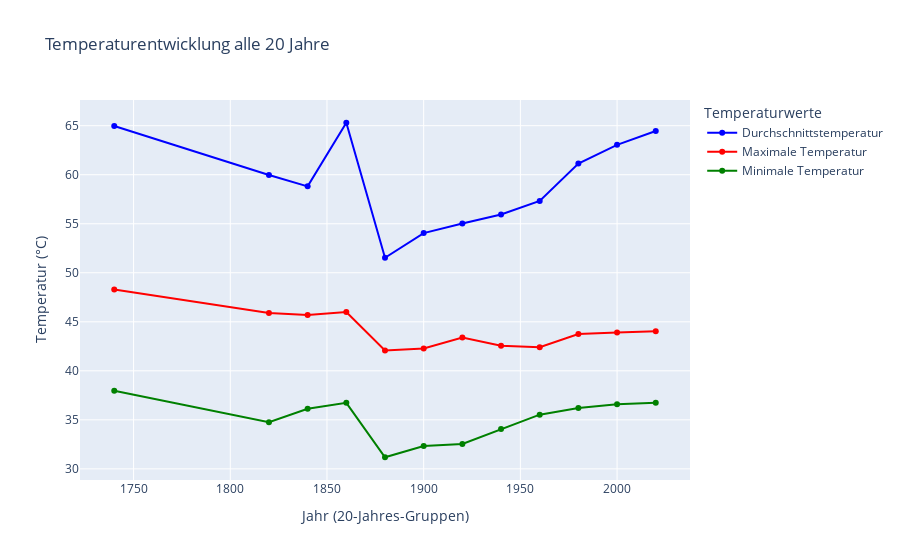
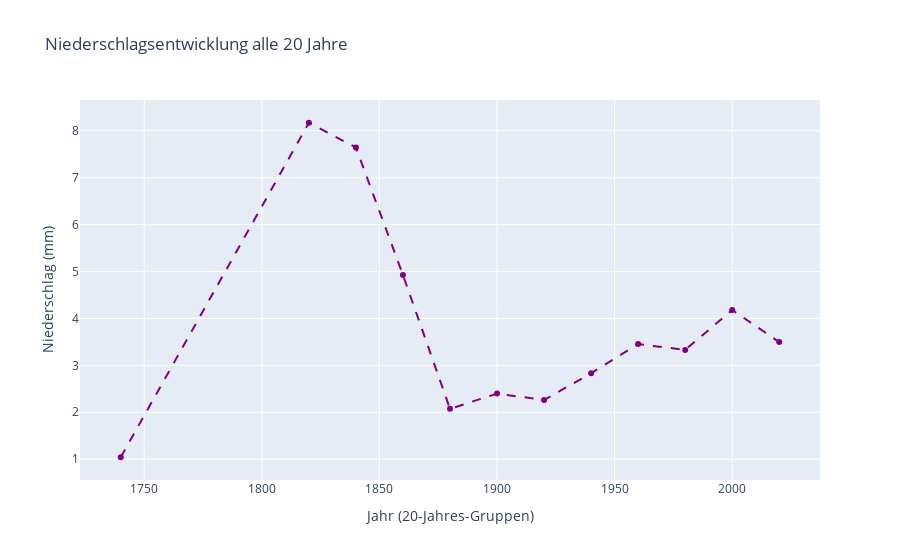

The cell these charts' notebook holds for them, in order:
### Markdown cell above
## 9. Erstellung interaktiver Visualisierungen (z. B. Liniendiagramme zur Temperaturentwicklung).

### Code cell
# 📌 1. Daten laden (hier als Platzhalter, da die Datei nicht verfügbar ist)
# df = pd.read_parquet("daily_weather.parquet")  

# 📌 2. Datum in das richtige Format umwandeln
df['date'] = pd.to_datetime(df['date'], errors='coerce')

# 📌 3. Fehlerhafte Werte identifizieren und bereinigen
df.loc[(df['min_temp_c'] < -50) | (df['max_temp_c'] > 50), ['min_temp_c', 'max_temp_c']] = np.nan
df.loc[(df['avg_temp_c'] < df['min_temp_c']) | (df['avg_temp_c'] > df['max_temp_c']), 'avg_temp_c'] = np.nan
df.loc[df['precipitation_mm'] < 0, 'precipitation_mm'] = np.nan

# 📌 4. Fehlende Werte interpolieren
df['avg_temp_c'] = df['avg_temp_c'].interpolate()
df['min_temp_c'] = df['min_temp_c'].interpolate()
df['max_temp_c'] = df['max_temp_c'].interpolate()
df['precipitation_mm'] = df['precipitation_mm'].interpolate()

# 📌 5. 20-jährige Gruppen erstellen
df['year'] = df['date'].dt.year
df['year_group'] = (df['year'] // 20) * 20  # Gruppierung in 20-Jahres-Schritten

# 📌 6. Durchschnittswerte für jede Gruppe berechnen
df_grouped = df.groupby('year_group').agg({
    'avg_temp_c': 'mean',
    'min_temp_c': 'mean',
    'max_temp_c': 'mean',
    'precipitation_mm': 'mean'
}).reset_index()

# 📌 7. Interaktives Diagramm für die Temperatur erstellen
fig_temp = go.Figure()

fig_temp.add_trace(go.Scatter(x=df_grouped['year_group'], y=df_grouped['avg_temp_c'], 
                              mode='lines+markers', name='Durchschnittstemperatur', line=dict(color='blue')))
fig_temp.add_trace(go.Scatter(x=df_grouped['year_group'], y=df_grouped['max_temp_c'], 
                              mode='lines+markers', name='Maximale Temperatur', line=dict(color='red')))
fig_temp.add_trace(go.Scatter(x=df_grouped['year_group'], y=df_grouped['min_temp_c'], 
                              mode='lines+markers', name='Minimale Temperatur', line=dict(color='green')))

fig_temp.update_layout(title='Temperaturentwicklung alle 20 Jahre',
                       xaxis_title='Jahr (20-Jahres-Gruppen)',
                       yaxis_title='Temperatur (°C)',
                       legend_title='Temperaturwerte',
                       hovermode='x')

# 📌 8. Interaktives Diagramm für den Niederschlag erstellen
fig_rain = go.Figure()

fig_rain.add_trace(go.Scatter(x=df_grouped['year_group'], y=df_grouped['precipitation_mm'], 
                              mode='lines+markers', name='Durchschnittlicher Niederschlag', 
                              line=dict(color='purple', dash='dash')))

fig_rain.update_layout(title='Niederschlagsentwicklung alle 20 Jahre',
                       xaxis_title='Jahr (20-Jahres-Gruppen)',
                       yaxis_title='Niederschlag (mm)',
                       legend_title='Niederschlagswerte',
                       hovermode='x')

# 📌 9. Diagramme anzeigen
fig_temp.show()
fig_rain.show()

### Figure 1 — Plotly figure (JSON) as saved in the notebook; plotly's stock layout.template omitted (floating-point values rounded to 4 significant figures)
{"data": [{"line": {"color": "blue"}, "mode": "lines+markers", "name": "Durchschnittstemperatur", "type": "scatter", "x": [1740, 1820, 1840, 1860, 1880, 1900, 1920, 1940, 1960, 1980, 2000, 2020], "y": [64.97, 59.97, 58.81, 65.3, 51.53, 54.04, 55.03, 55.95, 57.33, 61.13, 63.05, 64.46]}, {"line": {"color": "red"}, "mode": "lines+markers", "name": "Maximale Temperatur", "type": "scatter", "x": [1740, 1820, 1840, 1860, 1880, 1900, 1920, 1940, 1960, 1980, 2000, 2020], "y": [48.3, 45.91, 45.7, 45.99, 42.07, 42.28, 43.39, 42.56, 42.4, 43.75, 43.9, 44.04]}, {"line": {"color": "green"}, "mode": "lines+markers", "name": "Minimale Temperatur", "type": "scatter", "x": [1740, 1820, 1840, 1860, 1880, 1900, 1920, 1940, 1960, 1980, 2000, 2020], "y": [37.97, 34.76, 36.14, 36.73, 31.18, 32.33, 32.55, 34.06, 35.53, 36.2, 36.59, 36.75]}], "layout": {"hovermode": "x", "legend": {"title": {"text": "Temperaturwerte"}}, "title": {"text": "Temperaturentwicklung alle 20 Jahre"}, "xaxis": {"title": {"text": "Jahr (20-Jahres-Gruppen)"}}, "yaxis": {"title": {"text": "Temperatur (°C)"}}}}

### Figure 2 — Plotly figure (JSON) as saved in the notebook; plotly's stock layout.template omitted (floating-point values rounded to 4 significant figures)
{"data": [{"line": {"color": "purple", "dash": "dash"}, "mode": "lines+markers", "name": "Durchschnittlicher Niederschlag", "type": "scatter", "x": [1740, 1820, 1840, 1860, 1880, 1900, 1920, 1940, 1960, 1980, 2000, 2020], "y": [1.041, 8.171, 7.643, 4.926, 2.072, 2.398, 2.261, 2.831, 3.453, 3.33, 4.18, 3.495]}], "layout": {"hovermode": "x", "legend": {"title": {"text": "Niederschlagswerte"}}, "title": {"text": "Niederschlagsentwicklung alle 20 Jahre"}, "xaxis": {"title": {"text": "Jahr (20-Jahres-Gruppen)"}}, "yaxis": {"title": {"text": "Niederschlag (mm)"}}}}
